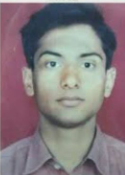
#> input picture backend/image.png, 125 x 175 px
$ python forensics_pipeline.py --document image.png   (older library calls are emulated)
#> lines starting #> are read from the running program, lines starting #| are printed output that depends on the picture; after the words box and inside, x2 and y2 are one past the last pixel; in counts of white or black regions, pixels touching at a corner belong together
"""
Unified forensic pipeline for the Node gateway.

Single subprocess invocation returning OCR fields, AI-generation detection,
tampering detection, and (optional) face matching as one JSON payload.

Usage:
    python forensics_pipeline.py --document <image_path> [--selfie <image_path>]
"""

import argparse
import json
import os
import re
import sys

BASE_DIR = os.path.dirname(os.path.abspath(__file__))
ENV_PATH = os.path.join(BASE_DIR, ".env")
MODEL_PATH = os.path.join(BASE_DIR, "python_api", "models", "face_detection_yunet_2023mar.onnx")

PASSPORT_RE = re.compile(r"[A-Z]{1,2}[0-9]{7}")
DATE_RE = re.compile(r"\b\d{2}[/\.-]\d{2}[/\.-]\d{4}\b")
# Machine Readable Zone (MRZ) detail line: ...<6IND9001155M3112317<<...
# Layout (line 2): <DOCNO><check><NAT3><DOB6><check><SEX1><EXP6><check>...
# so DOB (YYMMDD) is 6 digits after the 3-letter nationality, followed by a
# check digit, the single sex char, then EXP (YYMMDD) and a check digit.
# The leading position of each 6-digit date may hold an ICAO swap character
# (e.g. Z for a 20xx century) instead of a digit, so tolerate it there.
MRZ_RECORD_RE = re.compile(r"([A-Z]{3})([0-9A-Z][0-9]{5})[0-9A-Z]?([MFX])([0-9A-Z][0-9]{5})[0-9A-Z]?")
# Tolerant variant: real OCR drops check digits and inserts stray filler chars
# inside the detail line (e.g. "$" glue or a letter picked up from the country
# code), which breaks the strict fixed-position layout above. This allows a few
# filler/glue chars between the issuing country, DOB, sex and expiry fields.
MRZ_TOLERANT_RE = re.compile(
    r"([A-Z]{3})(?:[0-9A-Z<]{0,3})([0-9A-Z][0-9]{5})(?:[0-9A-Z]?)([MFX])(?:[0-9A-Z]?)([0-9A-Z][0-9]{5})"
)
MRZ_GENDER_RE = re.compile(r"\d{5,6}[MFX]")
# When an MRZ date carries a letter in its leading (decade) position, map it to
# a digit before applying the normal 19xx/20xx rule. Z is "2" in practice (e.g.
# "Z80807" -> 2028-08-07); keep entries we have actually observed.
SWAP_DIGIT = {"Z": "2", "M": "2", "F": "2"}
# Printed-zone digit repair: on small embossed passport cells Tesseract reads a
# numeral as its visually closest letter (0->p/o, 1->l/I, 5->s, 8->B/g). This
# table is ONLY consulted for a date cell that otherwise fails strict parsing.
PRINTED_DIGIT_REPAIR = {
    "O": "0", "P": "0", "Q": "0",
    "I": "1", "L": "1",
    "Z": "2",
    "S": "5",
    "G": "8", "B": "8",
}
# [176 lines left out: functions normalize_date, _best_date, _date_near, _repair_printed_date_value, _recover_birth_date, _mitigate_ocr_noise and 2 more, not called in this run]


def load_env():
    """Load backend/.env so TESSERACT_CMD etc. resolve regardless of cwd.

    Prefers python-dotenv when installed, otherwise falls back to a tiny
    hand-rolled parser so the pipeline never depends on dotenv being present.
    """
    try:
        from dotenv import load_dotenv
        load_dotenv(ENV_PATH, override=False)
    except ImportError:
        try:
            with open(ENV_PATH, "r", encoding="utf-8") as f:
                for line in f:
                    line = line.strip()
                    if not line or line.startswith("#") or "=" not in line:
                        continue
                    key, _, value = line.partition("=")
                    key = key.strip()
                    value = value.strip().strip('"').strip("'")
                    if key and key not in os.environ:
                        os.environ[key] = value
        except OSError:
            pass


def _configure_tesseract():
    """Point pytesseract at a real tesseract binary, with sane defaults."""
    import os as _os
    candidates = []
    env_cmd = _os.environ.get("TESSERACT_CMD")
    if env_cmd:
        candidates.append(env_cmd)
    # Common Windows install locations when TESSERACT_CMD is unset.
    candidates.extend([
        r"C:\Program Files\Tesseract-OCR\tesseract.exe",
        r"C:\Program Files (x86)\Tesseract-OCR\tesseract.exe",
        r"C:\Tesseract-OCR\tesseract.exe",
    ])
    for c in candidates:
        if c and _os.path.exists(c):
            import pytesseract
            pytesseract.pytesseract.tesseract_cmd = c
            return True
    return False


# [88 lines left out: functions _parse_mrz_detail, parse_passport_text, not called in this run]


AADHAAR_COMPACT_RE = re.compile(r"(?<!\d)\d{12}(?!\d)")
AADHAAR_GROUPED_RE = re.compile(r"\d{4}[- ]?\d{4}[- ]?\d{4}")
# PAN: 5 letters + 4 digits + 1 letter. The 4-digit run anchors the match, so
# it works flush against a "PAN" label or "DOB" text (no word boundary needed).
PAN_RE = re.compile(r"[A-Z]{5}[0-9]{4}[A-Z](?![0-9])")
# EPIC: 3 letters + 7 digits, again flush-to-label tolerant.
EPIC_RE = re.compile(r"(?<![0-9])[A-Z]{3}[0-9]{7}(?![0-9])")


# [81 lines left out: functions _extract_gender, parse_aadhaar_text, parse_pan_text, parse_voter_id_text, parse_document_text, not called in this run]


def run_ocr(image_path, document_type="PASSPORT"):
    """Tesseract OCR with graceful fallback when tesseract/pytesseract is unavailable."""
    try:
        import cv2
        import numpy as np
        import pytesseract

        _configure_tesseract()

        img = cv2.imread(image_path)
        if img is None:
            return {"ok": False, "raw_text": "", "fields": {}, "error": "IMAGE_DECODE_FAILED"}

        gray = cv2.cvtColor(img, cv2.COLOR_BGR2GRAY)
        processed = cv2.threshold(gray, 0, 255, cv2.THRESH_BINARY + cv2.THRESH_OTSU)[1]
        raw_text = pytesseract.image_to_string(processed)

        return {
            "ok": True,
            "raw_text": raw_text.strip(),
            "fields": parse_document_text(raw_text, document_type),
        }
    except Exception as exc:
        return {"ok": False, "raw_text": "", "fields": {}, "error": str(exc)}


# [11 lines left out: function _annotate_colored, not called in this run]


def _annotated_output_path(image_path):
    root, ext = os.path.splitext(image_path)
    if not ext:
        ext = ".jpg"
    return f"{root}_annotated{ext}"


def run_ai_detection(image_path, img_color=None):
    """FFT spectral + texture regularity analysis for AI-generated imagery."""
    ai_regions = []
    try:
        import cv2
        import numpy as np

        image = cv2.imread(image_path, cv2.IMREAD_GRAYSCALE)
        if image is None:
            return {"aiScore": 0, "isAiGenerated": False, "flags": ["IMAGE_READ_ERROR"]}

        ai_score = 0
        flags = []

        f = np.fft.fft2(image)
        fshift = np.fft.fftshift(f)
        magnitude_spectrum = 20 * np.log(np.abs(fshift) + 1e-8)

        h, w = image.shape
        center_h, center_w = h // 2, w // 2
        radius = min(h, w) // 8

        y, x = np.ogrid[:h, :w]
        mask = (x - center_w) ** 2 + (y - center_h) ** 2 > radius ** 2
        high_freq_power = np.mean(magnitude_spectrum[mask])

        if high_freq_power > 250 or high_freq_power < 55:
            ai_score += 45
            flags.append("SYNTHETIC_FREQUENCY_SPECTRUM_ANOMALY")
            # Highlight the high-frequency (outer) ring region presumed synthetic.
            ai_regions.append((w // 2 - radius, h // 2 - radius, 2 * radius, 2 * radius))

        laplacian_var = cv2.Laplacian(image, cv2.CV_64F).var()
        if laplacian_var < 30.0:
            ai_score += 35
            flags.append("UNNATURAL_SMOOTHNESS_NO_SENSOR_NOISE")

        # Draw AI anomaly overlay if a color canvas was supplied.
        if img_color is not None and ai_regions:
            _annotate_colored(img_color, ai_regions,
                              ["AI SPECTRAL ANOMALY"] * len(ai_regions), (255, 0, 255))

        return {
            "aiScore": ai_score,
            "isAiGenerated": ai_score >= 40,
            "flags": flags,
            "regions": ai_regions,
        }
    except Exception as exc:
        return {"aiScore": 0, "isAiGenerated": False, "flags": [f"AI_DETECTOR_ERROR: {str(exc)}"], "regions": []}


def run_tamper_detection(image_path, img_color=None):
    """Edge-discontinuity + blur/smoothing analysis for tampered documents."""
    tamper_boxes = []
    banner_flags = []
    try:
        import cv2

        if not os.path.exists(image_path):
            return {"tamperScore": 0, "isTampered": False, "flags": ["FILE_NOT_FOUND"]}

        img_gray = cv2.imread(image_path, cv2.IMREAD_GRAYSCALE)
        if img_gray is None:
            return {"tamperScore": 0, "isTampered": False, "flags": ["INVALID_IMAGE_FILE"]}

        tamper_score = 0
        flags = []

        # Edge-discontinuity / photo-cut heuristic. A large rectangular contour
        # is usually just the document frame against the background, not proof
        # of a cut — the old heuristic wrongly flagged nearly every valid
        # scanned document. A genuine pasted/edited region shows up as a large
        # interior contour AND a smoothing/no-seam artifact, so we only suspect
        # a cut when BOTH signals are present.
        laplacian_var = cv2.Laplacian(img_gray, cv2.CV_64F).var()
        smoothing_present = laplacian_var < 30.0

        img_h, img_w = img_gray.shape[:2]
        frame_area = img_h * img_w
        edges = cv2.Canny(img_gray, 100, 200)
        contours, _ = cv2.findContours(edges, cv2.RETR_EXTERNAL, cv2.CHAIN_APPROX_SIMPLE)
        for cnt in contours:
            x, y, w, h = cv2.boundingRect(cnt)
            area = w * h
            # Must be large AND fully interior (a pasted region sits inside the
            # outer frame) AND show smoothing/noise-deficiency — never just an
            # ordinary document outline.
            border_inset = 12
            interior = (x >= border_inset and y >= border_inset
                        and x + w <= img_w - border_inset and y + h <= img_h - border_inset)
            if area >= frame_area * 0.25 and interior and smoothing_present:
                tamper_score += 40
                flags.append("HIGH_EDGE_DISCONTINUITY_POSSIBLE_PHOTO_CUT")
                tamper_boxes.append((x, y, w, h))
                if tamper_score >= 40:
                    break

        # Over-processed / smoothed-out scans remain a (now softened) signal,
        # raised from the old 50.0 so clean photographs no longer false-positive.
        if laplacian_var < 30.0:
            tamper_score += 30
            flags.append("BLURRY_TEXT_OR_UNNATURAL_SMOOTHING")
            banner_flags.append("UNNATURAL SMOOTHING / BLUR DETECTED")

        # Draw tamper overlays if a color canvas was supplied.
        if img_color is not None:
            if tamper_boxes:
                _annotate_colored(img_color, tamper_boxes,
                                  ["POSSIBLE PHOTO CUT"] * len(tamper_boxes), (0, 0, 255))
            for idx, banner in enumerate(banner_flags):
                cv2.putText(img_color, f"WARNING: {banner}", (20, 60 * (idx + 1)),
                            cv2.FONT_HERSHEY_SIMPLEX, 0.7, (0, 0, 255), 2)

        return {
            "tamperScore": tamper_score,
            "isTampered": tamper_score >= 30,
            "flags": flags,
            "regions": tamper_boxes,
        }
    except Exception as exc:
        return {"tamperScore": 0, "isTampered": False, "flags": [f"TAMPER_DETECTOR_ERROR: {str(exc)}"], "regions": []}


def run_face_match(doc_path, selfie_path, img_color=None):
    """YuNet DNN face detection + multi-channel histogram comparison."""
    face_box = []
    if not selfie_path:
        return {
            "face_score": 100.0,
            "matched": True,
            "skipped": True,
            "details": "Selfie omitted from validation request",
        }
    try:
        import cv2
        import numpy as np

        if not os.path.exists(MODEL_PATH):
            return {"face_score": 50.0, "matched": False, "skipped": False, "error": "FACE_MODEL_MISSING"}

        doc_img = cv2.imread(doc_path)
        selfie_img = cv2.imread(selfie_path)
        if doc_img is None or selfie_img is None:
            return {"face_score": 40.0, "matched": False, "skipped": False, "details": "Could not decode one or both images"}

        detector = cv2.FaceDetectorYN.create(
            MODEL_PATH, "", (0, 0),
            score_threshold=0.7, nms_threshold=0.3, top_k=5000,
        )

        # [8 lines left out: function detect_boxes, not called in this run]

        doc_faces = detect_boxes(doc_img)
        selfie_faces = detect_boxes(selfie_img)

        if len(doc_faces) == 0 or len(selfie_faces) == 0:
            return {"face_score": 40.0, "matched": False, "skipped": False, "details": "Could not detect clear face region in one or both images"}

        (x1, y1, w1, h1) = doc_faces[0]
        (x2, y2, w2, h2) = selfie_faces[0]
        face_box = [x1, y1, w1, h1]

        crop1 = cv2.resize(doc_img[y1:y1 + h1, x1:x1 + w1], (100, 100))
        crop2 = cv2.resize(selfie_img[y2:y2 + h2, x2:x2 + w2], (100, 100))

        correlations = []
        for channel in range(3):
            hist1 = cv2.calcHist([crop1], [channel], None, [256], [0, 256])
            hist2 = cv2.calcHist([crop2], [channel], None, [256], [0, 256])
            cv2.normalize(hist1, hist1)
            cv2.normalize(hist2, hist2)
            correlations.append(cv2.compareHist(hist1, hist2, cv2.HISTCMP_CORREL))

        match_score = round(max(0.0, sum(correlations) / len(correlations)) * 100.0, 2)

        # Draw the matched face region if a color canvas was supplied.
        if img_color is not None and face_box:
            _annotate_colored(img_color, [face_box],
                              [f"FACE MATCH {match_score:.0f}%"], (0, 255, 0))

        return {
            "face_score": match_score,
            "matched": match_score >= 65.0,
            "skipped": False,
            "details": f"Biometric similarity confidence: {match_score}%",
            "region": face_box,
        }
    except Exception as exc:
        return {"face_score": 50.0, "matched": False, "skipped": False, "error": str(exc)}


def save_annotated_image(image_path, tamper_result, ai_result, face_result):
    """Overlay all detected regions on a color copy and persist *_annotated.<ext>."""
    try:
        import cv2
        color = cv2.imread(image_path)
        if color is None:
            return None

        # AI anomaly ring is a large box; draw it first so later boxes layer above.
        if ai_result.get("regions"):
            _annotate_colored(color, ai_result["regions"],
                              ["AI SPECTRAL ANOMALY"] * len(ai_result["regions"]), (255, 0, 255))
        if tamper_result.get("regions"):
            _annotate_colored(color, tamper_result["regions"],
                              ["POSSIBLE PHOTO CUT"] * len(tamper_result["regions"]), (0, 0, 255))
        else:
            for f in (tamper_result.get("flags") or []):
                if f == "BLURRY_TEXT_OR_UNNATURAL_SMOOTHING":
                    cv2.putText(color, "WARNING: UNNATURAL SMOOTHING DETECTED", (20, 40),
                                cv2.FONT_HERSHEY_SIMPLEX, 0.7, (0, 0, 255), 2)
        if face_result.get("region"):
            _annotate_colored(color, [face_result["region"]],
                              [f"FACE MATCH {face_result.get('face_score', 0):.0f}%"], (0, 255, 0))

        out_path = _annotated_output_path(image_path)
        cv2.imwrite(out_path, color)
        return out_path
    except Exception as exc:
        print(f"WARN: annotation save failed: {exc}", file=sys.stderr)
        return None


def main():
    parser = argparse.ArgumentParser(description="Identity document forensic pipeline")
    parser.add_argument("--document", required=True, help="Path to document image")
    parser.add_argument("--selfie", default=None, help="Optional path to selfie image")
    parser.add_argument("--document-type", default="PASSPORT",
                        help="Document type: PASSPORT, AADHAAR, PAN or VOTER_ID")
    parser.add_argument("--no-annotate", action="store_true",
                        help="Skip generating the annotated evidence image")
    args = parser.parse_args()

    load_env()

    document_type = (args.document_type or "PASSPORT").upper()
    tamper_result = run_tamper_detection(args.document)
#> in run_tamper_detection, `img_gray = cv2.imread(image_path, cv2.IMREAD_GRAYSCALE)`:
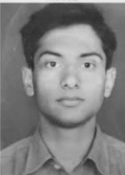
#> img_gray: shape (175, 125); min 39, max 237, mean 126.9
#> in run_tamper_detection, `laplacian_var = cv2.Laplacian(img_gray, cv2.CV_64F).var()`: laplacian_var = 136.6
#> in run_tamper_detection, `smoothing_present = laplacian_var < 30.0`: smoothing_present = False
#> in run_tamper_detection, `edges = cv2.Canny(img_gray, 100, 200)`:
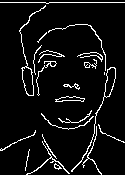
#> edges: shape (175, 125); 6.6% white in thin lines or dots
#> in run_tamper_detection, `contours, _ = cv2.findContours(edges, cv2.RETR_EXTERNAL, cv2.CHAIN_APP..`: contours = 21 contours, 13 with area under 20; largest, box (x1, y1, x2, y2) and area: (19, 5, 46, 96) 260, (71, 67, 116, 172) 238, (55, 96, 85, 102) 88, (26, 134, 70, 175) 41, (36, 61, 57, 96) 34, (84, 59, 97, 69) 28, (63, 83, 80, 90) 22, (54, 163, 62, 170) 20
#> the loop in run_tamper_detection, `for cnt in contours:` made 21 passes
#> (x, y, w, h, area, interior) on passes 1, 2, 3, 4, 5, 6, 7, 8, 9, 10, 12, 13: (54, 163, 8, 7, 56, False), (25, 149, 5, 22, 110, False), (26, 134, 44, 41, 1804, False), (0, 130, 36, 21, 756, False), (82, 126, 20, 49, 980, False), (98, 124, 27, 19, 513, False), (41, 113, 53, 17, 901, True), (58, 110, 34, 13, 442, True), (55, 96, 30, 6, 180, True), (63, 83, 17, 7, 119, True), (71, 67, 45, 105, 4725, False), (36, 61, 21, 35, 735, True)
#> after the loop in run_tamper_detection, `for cnt in contours:`: flags = []; tamper_score = 0
#> tamper_result = {'tamperScore': 0, 'isTampered': False, 'flags': [], 'regions': []}
    ai_result = run_ai_detection(args.document)
#> in run_ai_detection, `magnitude_spectrum = 20 * np.log(np.abs(fshift) + 1e-8)`:
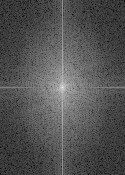
#> magnitude_spectrum: shape (175, 125) float64; min 23.3, max 296.7, mean 112.4; drawn with min black and max white
#> in run_ai_detection, `high_freq_power = np.mean(magnitude_spectrum[mask])`: high_freq_power = 109.9
#> in run_ai_detection, `laplacian_var = cv2.Laplacian(image, cv2.CV_64F).var()`: laplacian_var = 136.6
    face_result = run_face_match(args.document, args.selfie)

    annotated_path = None
    if not args.no_annotate:
        annotated_path = save_annotated_image(
            args.document, tamper_result, ai_result, face_result)
#> in save_annotated_image, color is the input picture: shape (175, 125, 3); mean B, G, R 126.6, 122.2, 133
#> annotated_path = 'image_annotated.png'

    result = {
        "document": args.document,
        "documentType": document_type,
        "ocr": run_ocr(args.document, document_type),
        "ai": ai_result,
        "tamper": tamper_result,
        "face": face_result,
        "annotatedImagePath": annotated_path,
    }
#> in run_ocr, `processed = cv2.threshold(gray, 0, 255, cv2.THRESH_BINARY + cv2.THRESH..`:
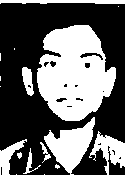
#> processed: shape (175, 125); 39.5% white; 17 white regions (8 under 20 px), largest, box (x1, y1, x2, y2) and area: (37, 25, 116, 121) 5288, (44, 117, 95, 175) 1409, (89, 131, 125, 175) 703
    print(json.dumps(result))


if __name__ == "__main__":
    try:
        main()
#> (the call stopped at in run_ocr, `raw_text = pytesseract.image_to_string(processed)`: pytesseract is not available in this run)
    except Exception as exc:
        print(json.dumps({"error": str(exc)}))
        sys.exit(1)
